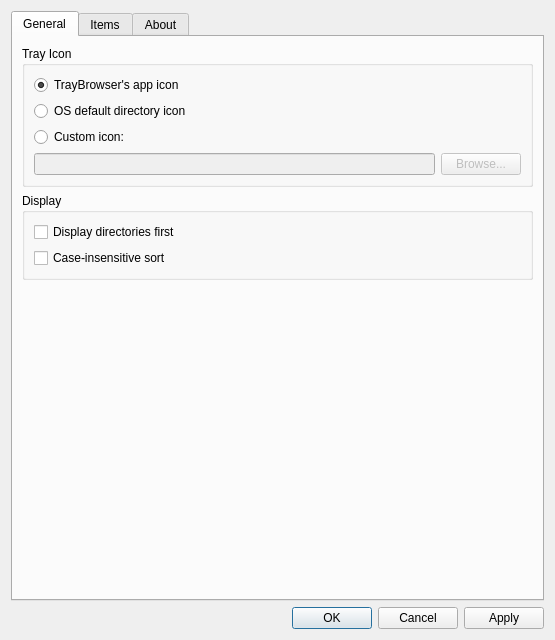
<?xml version="1.0" encoding="UTF-8"?>
<ui version="4.0">
 <class>SettingsDialog</class>
 <widget class="QDialog" name="SettingsDialog">
  <property name="geometry">
   <rect>
    <x>0</x>
    <y>0</y>
    <width>555</width>
    <height>640</height>
   </rect>
  </property>
  <property name="windowTitle">
   <string>Settings</string>
  </property>
  <property name="windowIcon">
   <iconset resource="res.qrc">
    <normaloff>:/res/icon.png</normaloff>:/res/icon.png</iconset>
  </property>
  <layout class="QVBoxLayout" name="verticalLayout">
   <item>
    <widget class="QTabWidget" name="tabWidget">
     <property name="currentIndex">
      <number>0</number>
     </property>
     <widget class="QWidget" name="generalTab">
      <attribute name="title">
       <string>General</string>
      </attribute>
      <layout class="QVBoxLayout" name="verticalLayout_2">
       <item>
        <widget class="QGroupBox" name="trayIconGroupBox">
         <property name="title">
          <string>Tray Icon</string>
         </property>
         <layout class="QVBoxLayout" name="verticalLayout_7">
          <item>
           <widget class="QRadioButton" name="trayIconAppRadio">
            <property name="text">
             <string>TrayBrowser's app icon</string>
            </property>
            <property name="checked">
             <bool>true</bool>
            </property>
           </widget>
          </item>
          <item>
           <widget class="QRadioButton" name="trayIconOsRadio">
            <property name="text">
             <string>OS default directory icon</string>
            </property>
           </widget>
          </item>
          <item>
           <widget class="QRadioButton" name="trayIconUserRadio">
            <property name="text">
             <string>Custom icon:</string>
            </property>
           </widget>
          </item>
          <item>
           <layout class="QHBoxLayout" name="trayIconHorizontalLayout">
            <item>
             <widget class="QLineEdit" name="trayIconPathEdit">
              <property name="enabled">
               <bool>false</bool>
              </property>
             </widget>
            </item>
            <item>
             <widget class="QPushButton" name="trayIconBrowseButton">
              <property name="enabled">
               <bool>false</bool>
              </property>
              <property name="text">
               <string>Browse...</string>
              </property>
             </widget>
            </item>
           </layout>
          </item>
         </layout>
        </widget>
       </item>
       <item>
        <widget class="QGroupBox" name="displayGroupBox">
         <property name="title">
          <string>Display</string>
         </property>
         <layout class="QVBoxLayout" name="verticalLayout_8">
          <item>
           <widget class="QCheckBox" name="dirsFirstCheckBox">
            <property name="text">
             <string>Display directories first</string>
            </property>
           </widget>
          </item>
          <item>
           <widget class="QCheckBox" name="ignoreCaseCheckBox">
            <property name="text">
             <string>Case-insensitive sort</string>
            </property>
           </widget>
          </item>
         </layout>
        </widget>
       </item>
       <item>
        <spacer name="hiddenVolumesVerticalSpacer">
         <property name="orientation">
          <enum>Qt::Vertical</enum>
         </property>
         <property name="sizeHint" stdset="0">
          <size>
           <width>20</width>
           <height>5</height>
          </size>
         </property>
        </spacer>
       </item>
      </layout>
     </widget>
     <widget class="QWidget" name="itemsTab">
      <attribute name="title">
       <string>Items</string>
      </attribute>
      <layout class="QVBoxLayout" name="verticalLayout_5">
       <item>
        <widget class="QGroupBox" name="customItemsGroupBox">
         <property name="title">
          <string>Custom Items</string>
         </property>
         <layout class="QVBoxLayout" name="verticalLayout_3">
          <item>
           <widget class="QLabel" name="customItemLabel">
            <property name="text">
             <string>These items are always pinned at the top of the root menu</string>
            </property>
            <property name="wordWrap">
             <bool>true</bool>
            </property>
           </widget>
          </item>
          <item>
           <layout class="QHBoxLayout" name="customItemsHorizontalLayout">
            <item>
             <widget class="QTreeWidget" name="customItemTree">
              <property name="indentation">
               <number>0</number>
              </property>
              <attribute name="headerVisible">
               <bool>false</bool>
              </attribute>
              <column>
               <property name="text">
                <string notr="true">1</string>
               </property>
              </column>
             </widget>
            </item>
            <item>
             <layout class="QVBoxLayout" name="customItemsVerticalLayout">
              <item>
               <widget class="QToolButton" name="addCustomItemButton">
                <property name="text">
                 <string/>
                </property>
                <property name="icon">
                 <iconset resource="res.qrc">
                  <normaloff>:/res/icons/add.png</normaloff>:/res/icons/add.png</iconset>
                </property>
               </widget>
              </item>
              <item>
               <widget class="QToolButton" name="deleteCustomItemButton">
                <property name="enabled">
                 <bool>false</bool>
                </property>
                <property name="text">
                 <string/>
                </property>
                <property name="icon">
                 <iconset resource="res.qrc">
                  <normaloff>:/res/icons/bin.png</normaloff>:/res/icons/bin.png</iconset>
                </property>
               </widget>
              </item>
              <item>
               <widget class="QToolButton" name="upCustomItemButton">
                <property name="enabled">
                 <bool>false</bool>
                </property>
                <property name="text">
                 <string/>
                </property>
                <property name="icon">
                 <iconset resource="res.qrc">
                  <normaloff>:/res/icons/arrow_up.png</normaloff>:/res/icons/arrow_up.png</iconset>
                </property>
               </widget>
              </item>
              <item>
               <widget class="QToolButton" name="downCustomItemButton">
                <property name="enabled">
                 <bool>false</bool>
                </property>
                <property name="text">
                 <string/>
                </property>
                <property name="icon">
                 <iconset resource="res.qrc">
                  <normaloff>:/res/icons/arrow_down.png</normaloff>:/res/icons/arrow_down.png</iconset>
                </property>
               </widget>
              </item>
              <item>
               <spacer name="customItemsVerticalSpacer">
                <property name="orientation">
                 <enum>Qt::Vertical</enum>
                </property>
                <property name="sizeHint" stdset="0">
                 <size>
                  <width>20</width>
                  <height>40</height>
                 </size>
                </property>
               </spacer>
              </item>
             </layout>
            </item>
           </layout>
          </item>
         </layout>
        </widget>
       </item>
       <item>
        <widget class="QGroupBox" name="hiddenVolumesGroupBox">
         <property name="title">
          <string>Hide Volumes</string>
         </property>
         <layout class="QVBoxLayout" name="verticalLayout_4">
          <item>
           <widget class="QLabel" name="hiddenVolumesLabel">
            <property name="text">
             <string>Select the volumes you don't want shown</string>
            </property>
           </widget>
          </item>
          <item>
           <widget class="QTreeWidget" name="hiddenVolumeTree">
            <property name="indentation">
             <number>0</number>
            </property>
            <attribute name="headerVisible">
             <bool>false</bool>
            </attribute>
            <column>
             <property name="text">
              <string notr="true">1</string>
             </property>
            </column>
           </widget>
          </item>
         </layout>
        </widget>
       </item>
       <item>
        <spacer name="verticalSpacer_2">
         <property name="orientation">
          <enum>Qt::Vertical</enum>
         </property>
         <property name="sizeHint" stdset="0">
          <size>
           <width>20</width>
           <height>34</height>
          </size>
         </property>
        </spacer>
       </item>
      </layout>
     </widget>
     <widget class="QWidget" name="aboutTab">
      <attribute name="title">
       <string>About</string>
      </attribute>
      <layout class="QVBoxLayout" name="verticalLayout_6">
       <item>
        <spacer name="aboutVerticalSpacer">
         <property name="orientation">
          <enum>Qt::Vertical</enum>
         </property>
         <property name="sizeHint" stdset="0">
          <size>
           <width>20</width>
           <height>117</height>
          </size>
         </property>
        </spacer>
       </item>
       <item>
        <layout class="QHBoxLayout" name="aboutHorizontalLayout">
         <item>
          <spacer name="aboutHorizontalSpacer">
           <property name="orientation">
            <enum>Qt::Horizontal</enum>
           </property>
           <property name="sizeHint" stdset="0">
            <size>
             <width>40</width>
             <height>20</height>
            </size>
           </property>
          </spacer>
         </item>
         <item>
          <layout class="QHBoxLayout" name="aboutHorizontalLayout_2">
           <item>
            <layout class="QVBoxLayout" name="aboutVerticalLayout">
             <item>
              <widget class="QLabel" name="aboutIconLabel">
               <property name="minimumSize">
                <size>
                 <width>128</width>
                 <height>128</height>
                </size>
               </property>
               <property name="maximumSize">
                <size>
                 <width>128</width>
                 <height>128</height>
                </size>
               </property>
               <property name="text">
                <string/>
               </property>
               <property name="pixmap">
                <pixmap resource="res.qrc">:/res/icon.png</pixmap>
               </property>
               <property name="scaledContents">
                <bool>true</bool>
               </property>
              </widget>
             </item>
             <item>
              <spacer name="verticalSpacer">
               <property name="orientation">
                <enum>Qt::Vertical</enum>
               </property>
               <property name="sizeHint" stdset="0">
                <size>
                 <width>20</width>
                 <height>40</height>
                </size>
               </property>
              </spacer>
             </item>
            </layout>
           </item>
           <item>
            <widget class="QLabel" name="aboutTextLabel">
             <property name="text">
              <string/>
             </property>
             <property name="wordWrap">
              <bool>true</bool>
             </property>
            </widget>
           </item>
          </layout>
         </item>
         <item>
          <spacer name="aboutHorizontalSpacer_2">
           <property name="orientation">
            <enum>Qt::Horizontal</enum>
           </property>
           <property name="sizeHint" stdset="0">
            <size>
             <width>40</width>
             <height>20</height>
            </size>
           </property>
          </spacer>
         </item>
        </layout>
       </item>
       <item>
        <spacer name="aboutVerticalSpacer_2">
         <property name="orientation">
          <enum>Qt::Vertical</enum>
         </property>
         <property name="sizeHint" stdset="0">
          <size>
           <width>20</width>
           <height>116</height>
          </size>
         </property>
        </spacer>
       </item>
      </layout>
     </widget>
    </widget>
   </item>
   <item>
    <widget class="QDialogButtonBox" name="buttonBox">
     <property name="orientation">
      <enum>Qt::Horizontal</enum>
     </property>
     <property name="standardButtons">
      <set>QDialogButtonBox::Apply|QDialogButtonBox::Cancel|QDialogButtonBox::Ok</set>
     </property>
    </widget>
   </item>
  </layout>
 </widget>
 <resources>
  <include location="res.qrc"/>
 </resources>
 <connections>
  <connection>
   <sender>buttonBox</sender>
   <signal>accepted()</signal>
   <receiver>SettingsDialog</receiver>
   <slot>accept()</slot>
   <hints>
    <hint type="sourcelabel">
     <x>227</x>
     <y>483</y>
    </hint>
    <hint type="destinationlabel">
     <x>157</x>
     <y>274</y>
    </hint>
   </hints>
  </connection>
  <connection>
   <sender>buttonBox</sender>
   <signal>rejected()</signal>
   <receiver>SettingsDialog</receiver>
   <slot>reject()</slot>
   <hints>
    <hint type="sourcelabel">
     <x>295</x>
     <y>489</y>
    </hint>
    <hint type="destinationlabel">
     <x>286</x>
     <y>274</y>
    </hint>
   </hints>
  </connection>
 </connections>
</ui>
